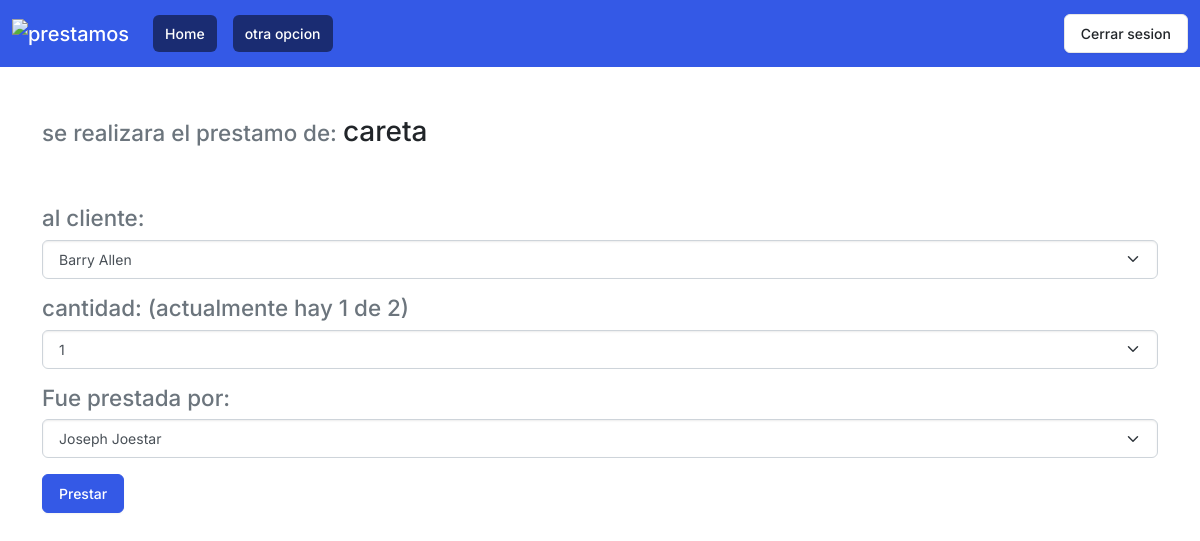
The app's page /registro/prestar_herramienta.php?id=1 with its own data.
### tables this page shows
create table herramientas (
    idHerramienta numeric (4)primary key not null,
    herramienta varchar(40) not null,
    cantidad numeric(4) default 0,
    max  numeric(4) default 1
);

### registro/prestar_herramienta.php (the view, shortened to what this page needs)
<?php
include_once("../registro/barra_navegacion.php");
$con = conectar();
$id = $_GET['id'];
$sql = "SELECT * FROM herramientas WHERE idHerramienta='$id'";
$query = mysqli_query($con, $sql);
$herramienta = mysqli_fetch_array($query);
$sqlAlumno = "SELECT * FROM alumnos a order by a.nombres asc";
$alumno = mysqli_query($con, $sqlAlumno);
$sqlUsuario = "SELECT * FROM usuarios u order by u.nombre asc";
$usuario = mysqli_query($con, $sqlUsuario);
$cantidadActual = intval($herramienta["cantidad"]);
$cantidTotal = intval($herramienta["max"]);
$res = " ";
for ($i = 1; $i <= $cantidadActual; $i++) {
    $res .= "<option value= '$i'>$i</option>";
}
?>
<!DOCTYPE html>
<html lang="en">
<head>
    <link rel="stylesheet" href="../estilos/zephyr.css">
    <link rel="stylesheet" href="../estilos/normalize.css">
</head>
<body>
    <div class="container mt-5">
        <form action="prestar_a_alumno.php" method="POST">
            <h3><small class="text-muted">se realizara el prestamo de: </small><?php echo $herramienta['herramienta'] ?></h3>
            <br><br>
            <h3><small class="text-muted">al cliente: </small></h3>
            <select aria-label="cliente" class="form-select text center mb-3" name="cliente" id="cliente">
                <?php foreach ($alumno as $alumnos) : ?>
                    <option value="<?php echo $alumnos['numControl'] ?>"><?php echo $alumnos['nombres'] . " " . $alumnos['apellidos'] ?></option>
                <?php endforeach ?>
            </select>
            <h3><small class="text-muted">cantidad: (actualmente hay <?php echo $cantidadActual ?> de <?php echo $cantidTotal ?>)</small></h3>
            <select aria-label="cantidad" class="form-select text center mb-3" name="cantidad" id="cantidad">
                <?php echo $res ?>
            </select>
            <h3><small class=" text-muted">Fue prestada por: </small></h3>
            <select aria-label="encargado" class="form-select text center mb-3" name="encargado" id="encargado">
                <?php foreach ($usuario as $usuarios) : ?>
                    <option value="<?php echo $usuarios['idusuario'] ?>"><?php echo $usuarios['nombre'] . " " . $usuarios['apellido'] ?></option>
                <?php endforeach ?>
            </select>
            <input type="submit" class="btn btn-primary btn-block" value="Prestar">
        </form>
</body>
</html>

### records on screen
herramientas: herramienta "careta", cantidad "1", max "2"

### other values on screen
form field cliente "Barry Allen"
form field cantidad "1"
form field encargado "Joseph Joestar"
